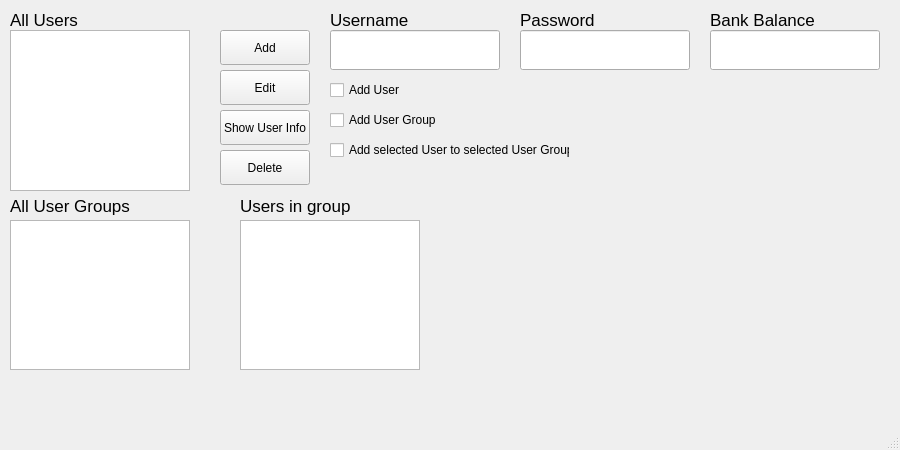
<?xml version="1.0" encoding="UTF-8"?>
<ui version="4.0">
 <class>UserEditWin</class>
 <widget class="QMainWindow" name="UserEditWin">
  <property name="geometry">
   <rect>
    <x>0</x>
    <y>0</y>
    <width>900</width>
    <height>450</height>
   </rect>
  </property>
  <property name="minimumSize">
   <size>
    <width>900</width>
    <height>450</height>
   </size>
  </property>
  <property name="maximumSize">
   <size>
    <width>900</width>
    <height>450</height>
   </size>
  </property>
  <property name="windowTitle">
   <string>MainWindow</string>
  </property>
  <widget class="QWidget" name="centralwidget">
   <widget class="QPushButton" name="addBtnEdit">
    <property name="geometry">
     <rect>
      <x>220</x>
      <y>30</y>
      <width>90</width>
      <height>35</height>
     </rect>
    </property>
    <property name="text">
     <string>Add</string>
    </property>
   </widget>
   <widget class="QPushButton" name="editBtnEdit">
    <property name="geometry">
     <rect>
      <x>220</x>
      <y>70</y>
      <width>90</width>
      <height>35</height>
     </rect>
    </property>
    <property name="text">
     <string>Edit</string>
    </property>
   </widget>
   <widget class="QListWidget" name="lstboxUsers">
    <property name="geometry">
     <rect>
      <x>10</x>
      <y>30</y>
      <width>180</width>
      <height>161</height>
     </rect>
    </property>
    <property name="font">
     <font>
      <pointsize>13</pointsize>
     </font>
    </property>
   </widget>
   <widget class="QListWidget" name="lstboxUserGroup">
    <property name="geometry">
     <rect>
      <x>10</x>
      <y>220</y>
      <width>180</width>
      <height>150</height>
     </rect>
    </property>
    <property name="font">
     <font>
      <pointsize>13</pointsize>
     </font>
    </property>
   </widget>
   <widget class="QLabel" name="lblUser">
    <property name="geometry">
     <rect>
      <x>10</x>
      <y>10</y>
      <width>91</width>
      <height>20</height>
     </rect>
    </property>
    <property name="font">
     <font>
      <pointsize>13</pointsize>
     </font>
    </property>
    <property name="text">
     <string>All Users</string>
    </property>
   </widget>
   <widget class="QLabel" name="lblGroup">
    <property name="geometry">
     <rect>
      <x>10</x>
      <y>196</y>
      <width>161</width>
      <height>20</height>
     </rect>
    </property>
    <property name="font">
     <font>
      <pointsize>13</pointsize>
     </font>
    </property>
    <property name="text">
     <string>All User Groups</string>
    </property>
   </widget>
   <widget class="QListWidget" name="lstboxUsersInGroup">
    <property name="geometry">
     <rect>
      <x>240</x>
      <y>220</y>
      <width>180</width>
      <height>150</height>
     </rect>
    </property>
    <property name="font">
     <font>
      <pointsize>13</pointsize>
     </font>
    </property>
   </widget>
   <widget class="QPushButton" name="userInfoBtnEdit">
    <property name="geometry">
     <rect>
      <x>220</x>
      <y>110</y>
      <width>90</width>
      <height>35</height>
     </rect>
    </property>
    <property name="text">
     <string>Show User Info</string>
    </property>
   </widget>
   <widget class="QLabel" name="lblUserGroup">
    <property name="geometry">
     <rect>
      <x>240</x>
      <y>195</y>
      <width>161</width>
      <height>21</height>
     </rect>
    </property>
    <property name="font">
     <font>
      <pointsize>13</pointsize>
     </font>
    </property>
    <property name="text">
     <string>Users in group</string>
    </property>
   </widget>
   <widget class="QLineEdit" name="lineEdit">
    <property name="geometry">
     <rect>
      <x>330</x>
      <y>30</y>
      <width>170</width>
      <height>40</height>
     </rect>
    </property>
    <property name="font">
     <font>
      <pointsize>16</pointsize>
     </font>
    </property>
   </widget>
   <widget class="QLineEdit" name="lineEdit_2">
    <property name="geometry">
     <rect>
      <x>520</x>
      <y>30</y>
      <width>170</width>
      <height>40</height>
     </rect>
    </property>
    <property name="font">
     <font>
      <pointsize>16</pointsize>
     </font>
    </property>
   </widget>
   <widget class="QLabel" name="lblinfoUsername">
    <property name="geometry">
     <rect>
      <x>330</x>
      <y>10</y>
      <width>201</width>
      <height>20</height>
     </rect>
    </property>
    <property name="font">
     <font>
      <pointsize>13</pointsize>
     </font>
    </property>
    <property name="text">
     <string>Username</string>
    </property>
   </widget>
   <widget class="QLabel" name="lblinfoPassword">
    <property name="geometry">
     <rect>
      <x>520</x>
      <y>10</y>
      <width>211</width>
      <height>20</height>
     </rect>
    </property>
    <property name="font">
     <font>
      <pointsize>13</pointsize>
     </font>
    </property>
    <property name="text">
     <string>Password</string>
    </property>
   </widget>
   <widget class="QCheckBox" name="chbAddUser">
    <property name="geometry">
     <rect>
      <x>330</x>
      <y>80</y>
      <width>240</width>
      <height>20</height>
     </rect>
    </property>
    <property name="text">
     <string>Add User</string>
    </property>
   </widget>
   <widget class="QCheckBox" name="chbAddUserGroup">
    <property name="geometry">
     <rect>
      <x>330</x>
      <y>110</y>
      <width>240</width>
      <height>20</height>
     </rect>
    </property>
    <property name="text">
     <string>Add User Group</string>
    </property>
   </widget>
   <widget class="QCheckBox" name="chbAddUserToGroup">
    <property name="geometry">
     <rect>
      <x>330</x>
      <y>140</y>
      <width>240</width>
      <height>20</height>
     </rect>
    </property>
    <property name="text">
     <string>Add selected User to selected User Group</string>
    </property>
   </widget>
   <widget class="QPushButton" name="deleteBtnEdit">
    <property name="geometry">
     <rect>
      <x>220</x>
      <y>150</y>
      <width>90</width>
      <height>35</height>
     </rect>
    </property>
    <property name="text">
     <string>Delete</string>
    </property>
   </widget>
   <widget class="QLineEdit" name="lineEdit_3">
    <property name="geometry">
     <rect>
      <x>710</x>
      <y>30</y>
      <width>170</width>
      <height>40</height>
     </rect>
    </property>
    <property name="font">
     <font>
      <pointsize>16</pointsize>
     </font>
    </property>
   </widget>
   <widget class="QLabel" name="lblinfoBalance">
    <property name="geometry">
     <rect>
      <x>710</x>
      <y>10</y>
      <width>211</width>
      <height>20</height>
     </rect>
    </property>
    <property name="font">
     <font>
      <pointsize>13</pointsize>
     </font>
    </property>
    <property name="text">
     <string>Bank Balance</string>
    </property>
   </widget>
  </widget>
  <widget class="QMenuBar" name="menubar">
   <property name="geometry">
    <rect>
     <x>0</x>
     <y>0</y>
     <width>900</width>
     <height>21</height>
    </rect>
   </property>
  </widget>
  <widget class="QStatusBar" name="statusbar"/>
 </widget>
 <resources/>
 <connections/>
</ui>
